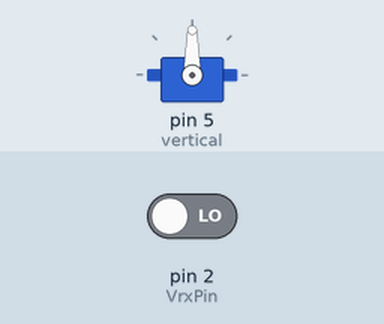
The sketch below on a simulated Arduino Uno, built with avr-gcc and run on an emulated ATmega328P. Shown: servo. The inputs (shaded band) are chosen by the test bench; at power-on: pin 2 (VrxPin) LOW. What the sketch prints to the serial monitor is not drawn.

Above: at 0.1 s.
Timing chart, 0 to 2.5 s (numbered marks = the images above):
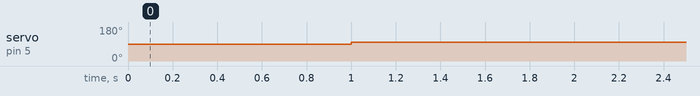

The sketch:

remote.ino
```cpp
#include <Servo.h>

#define VrxPin 2

long RC_PWM[5];
Servo vertical;

void setup()
{

  pinMode(VrxPin, INPUT);
  vertical.attach(5);
  Serial.begin(9600);

}

void loop()
{
  static int v = 92;
  RC_PWM[5]=pulseIn(2,HIGH);

  if(RC_PWM[5] > 1800){
    v = 92;
    Serial.println(v);
  }
  else if(RC_PWM[5] < 1000){
    v = 98;
    Serial.println(v);
  }
  else{
    v = 96;
    Serial.println(v);
  }
  vertical.write(v);
}
```

Measured:
- by itself, servo on pin 5 (vertical): 90° → 98° at 1.0 s
